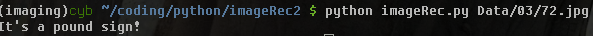
#> input picture Data/test3.png, 593 x 36 px, given in place of 02.jpg, which was not available
$ python imageRec.py Data/test3.png   (Python 2 division)
#> lines starting #> are read from the running program, lines starting #| are printed output that depends on the picture; pictures that were not available may be replaced by others from this repository, and a replacement may not be noted
import numpy as np
import cv2
import sys

def load_image(filename):
#> called with filename = 'Data/01/02.jpg'
        return cv2.imread(filename,0)
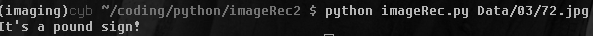
#> returned value: shape (36, 593); min 3, max 180, mean 31.7

def main():
        if len(sys.argv) < 2:
                print "Error: Please specify a 100x100 pixel image file"
                return
        trainDat = []
        trainLabels = []
        testDat = []
        for i in range(2,10):
                trainDat.append(load_image("Data/01/0"+str(i)+".jpg"))
                trainLabels.append(1.0)
                trainDat.append(load_image("Data/02/0"+str(i)+".jpg"))
#> call 2 of load_image, with filename = 'Data/02/02.jpg'
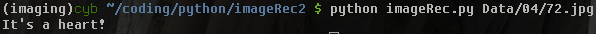
#> input picture Data/test4.png, 596 x 34 px, given in place of 02.jpg, which was not available
#> in load_image (call 2), `return cv2.imread(filename,0)`:
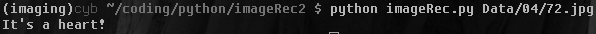
#> returned value: shape (34, 596); min 2, max 180, mean 31.5
                trainLabels.append(2.0)
                trainDat.append(load_image("Data/03/0"+str(i)+".jpg"))
                trainLabels.append(3.0)
                trainDat.append(load_image("Data/04/0"+str(i)+".jpg"))
                trainLabels.append(4.0)
                trainDat.append(load_image("Data/05/0"+str(i)+".jpg"))
                trainLabels.append(5.0)
        for i in range(10,72):
                trainDat.append(load_image("Data/01/"+str(i)+".jpg"))
                trainLabels.append(1.0)
                trainDat.append(load_image("Data/02/"+str(i)+".jpg"))
                trainLabels.append(2.0)
                trainDat.append(load_image("Data/03/"+str(i)+".jpg"))
                trainLabels.append(3.0)
                trainDat.append(load_image("Data/04/"+str(i)+".jpg"))
                trainLabels.append(4.0)
                trainDat.append(load_image("Data/05/"+str(i)+".jpg"))
                trainLabels.append(5.0)

        testDat = [load_image(sys.argv[1])]
#> (the run stopped early here; a loop or call above may not have finished)
